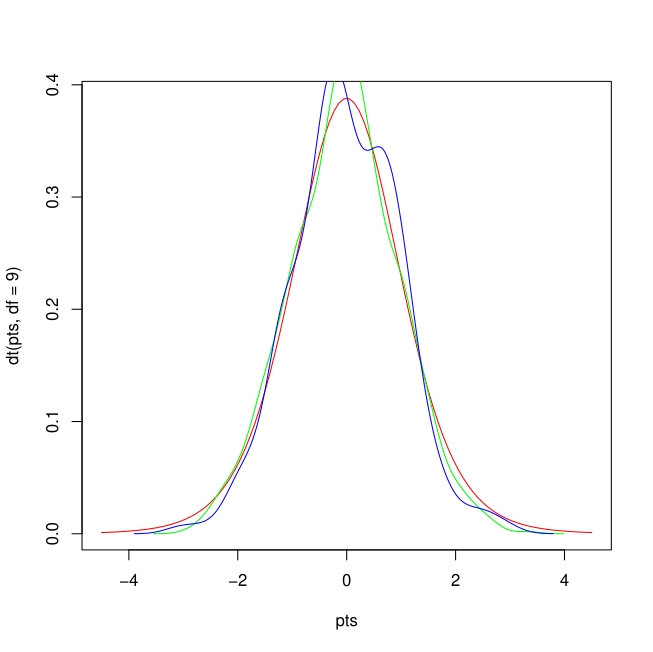

The R source for this figure:
#Author: Joshua Elmore 

x = rnorm(1000)
y = rnorm(300)

pts = seq(-4.5,4.5,length=100)
plot(pts,dt(pts,df=9),col='red',type='l')
lines(density(x), col='green')
lines(density(y), col='blue')

ttest = t.test(x,y)

Welch Two Sample t-test

data:  x and y
t = -0.54533, df = 501.02, p-value = 0.5858
alternative hypothesis: true difference in means is not equal to 0
95 percent confidence interval:
 -0.16072933  0.09088977
sample estimates:
   mean of x    mean of y 
-0.039678267 -0.004758488 
